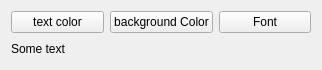
<?xml version="1.0" encoding="UTF-8"?>
<ui version="4.0">
 <class>Widget</class>
 <widget class="QWidget" name="Widget">
  <property name="geometry">
   <rect>
    <x>0</x>
    <y>0</y>
    <width>322</width>
    <height>70</height>
   </rect>
  </property>
  <property name="windowTitle">
   <string>Form</string>
  </property>
  <layout class="QVBoxLayout" name="verticalLayout">
   <item>
    <layout class="QHBoxLayout" name="horizontalLayout">
     <item>
      <widget class="QPushButton" name="text_color_button">
       <property name="text">
        <string>text color</string>
       </property>
      </widget>
     </item>
     <item>
      <widget class="QPushButton" name="background_color_button">
       <property name="text">
        <string>background Color</string>
       </property>
      </widget>
     </item>
     <item>
      <widget class="QPushButton" name="font_button">
       <property name="text">
        <string>Font</string>
       </property>
      </widget>
     </item>
    </layout>
   </item>
   <item>
    <widget class="QLabel" name="label">
     <property name="text">
      <string>Some text</string>
     </property>
    </widget>
   </item>
  </layout>
 </widget>
 <resources/>
 <connections/>
</ui>
